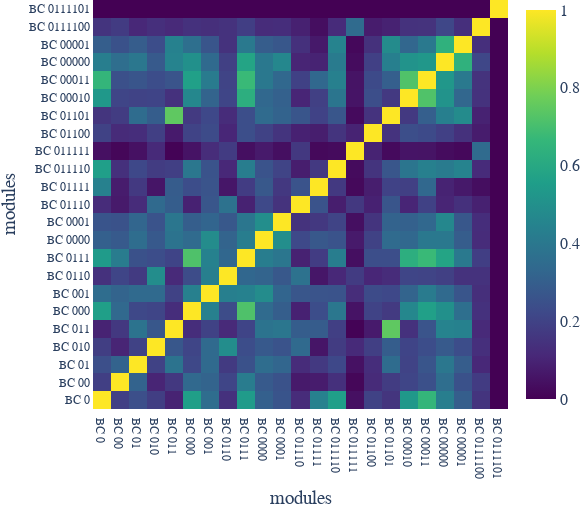

The notebook cell this image was saved under:
### Markdown cell above
## Full connection

### Code cell
RSA_HOLMES = experiment_statistics['IMGEP-HOLMES'][0]['holmes_RSA']
order_default = ['0', '00', '000', '0000', '00000', '00001', '0001', '00010', '00011', '001', '01', '010', '011', '0110', '01100', '01101', '0111', '01110', '01111', '011110', '0111100', '0111101', '011111']
order_desired = ['0', '00', '01', '010', '011', '000', '001', '0110', '0111', '0000', '0001', '01110', '01111', '011110', '011111',  '01100',  '01101', '00010', '00011', '00000', '00001', '0111100' , '0111101'] 

RSA_HOLMES_copy = RSA_HOLMES
permute_order = []
for i in order_desired:
    permute_order.append(order_default.index(i))

RSA_HOLMES = RSA_HOLMES[permute_order, :]
RSA_HOLMES = RSA_HOLMES[:, permute_order]

order_desired = ["BC {}".format(i) for i in order_desired]

config = dict()
config["global_layout"] = dict()
config["global_layout"]["xaxis"] = dict(title="modules")
config["global_layout"]["yaxis"] = dict(title="modules")
config["global_layout"]["margin"] = dict(l=45*multiplier, b=42*multiplier, r=40*multiplier)
config["global_layout"]["width"] = width_half + 40*multiplier
config["global_layout"]["height"] = width_half
config["colorscale"] = 'Viridis'
config["space_names"] = order_desired
config["showscale"] = True

fig = plot_goalspaces_RSAmatrix(RSA_HOLMES, config=config)
#plotly.io.write_image(fig, 'sm_figure_9_HOLMES_RSA_matrix.pdf')

### Figure 1 — Plotly figure (JSON) as saved in the notebook; plotly's stock layout.template omitted (floating-point values rounded to 4 significant figures; data arrays with more than 128 entries replaced by an {"elided": "..."} marker saying what was removed)
{"data": [{"colorscale": [[0, "#440154"], [0.1111, "#482878"], [0.2222, "#3e4989"], [0.3333, "#31688e"], [0.4444, "#26828e"], [0.5556, "#1f9e89"], [0.6667, "#35b779"], [0.7778, "#6ece58"], [0.8889, "#b5de2b"], [1, "#fde725"]], "showscale": true, "type": "heatmap", "x": ["BC 0", "BC 00", "BC 01", "BC 010", "BC 011", "BC 000", "BC 001", "BC 0110", "BC 0111", "BC 0000", "BC 0001", "BC 01110", "BC 01111", "BC 011110", "BC 011111", "BC 01100", "BC 01101", "BC 00010", "BC 00011", "BC 00000", "BC 00001", "BC 0111100", "BC 0111101"], "y": ["BC 0", "BC 00", "BC 01", "BC 010", "BC 011", "BC 000", "BC 001", "BC 0110", "BC 0111", "BC 0000", "BC 0001", "BC 01110", "BC 01111", "BC 011110", "BC 011111", "BC 01100", "BC 01101", "BC 00010", "BC 00011", "BC 00000", "BC 00001", "BC 0111100", "BC 0111101"], "z": {"elided": "23x23 float values"}}], "layout": {"font": {"family": "Times New Roman", "size": 16}, "height": 508, "hovermode": "closest", "margin": {"b": 84, "l": 90, "r": 80, "t": 0}, "showlegend": true, "title": {"text": ""}, "width": 588, "xaxis": {"linewidth": 1, "showline": true, "tickfont": {"family": "Times New Roman", "size": 12}, "ticks": "", "title": {"text": "modules"}, "zeroline": false}, "yaxis": {"linewidth": 1, "showline": true, "tickfont": {"family": "Times New Roman", "size": 12}, "ticks": "", "title": {"text": "modules"}, "zeroline": false}}}
